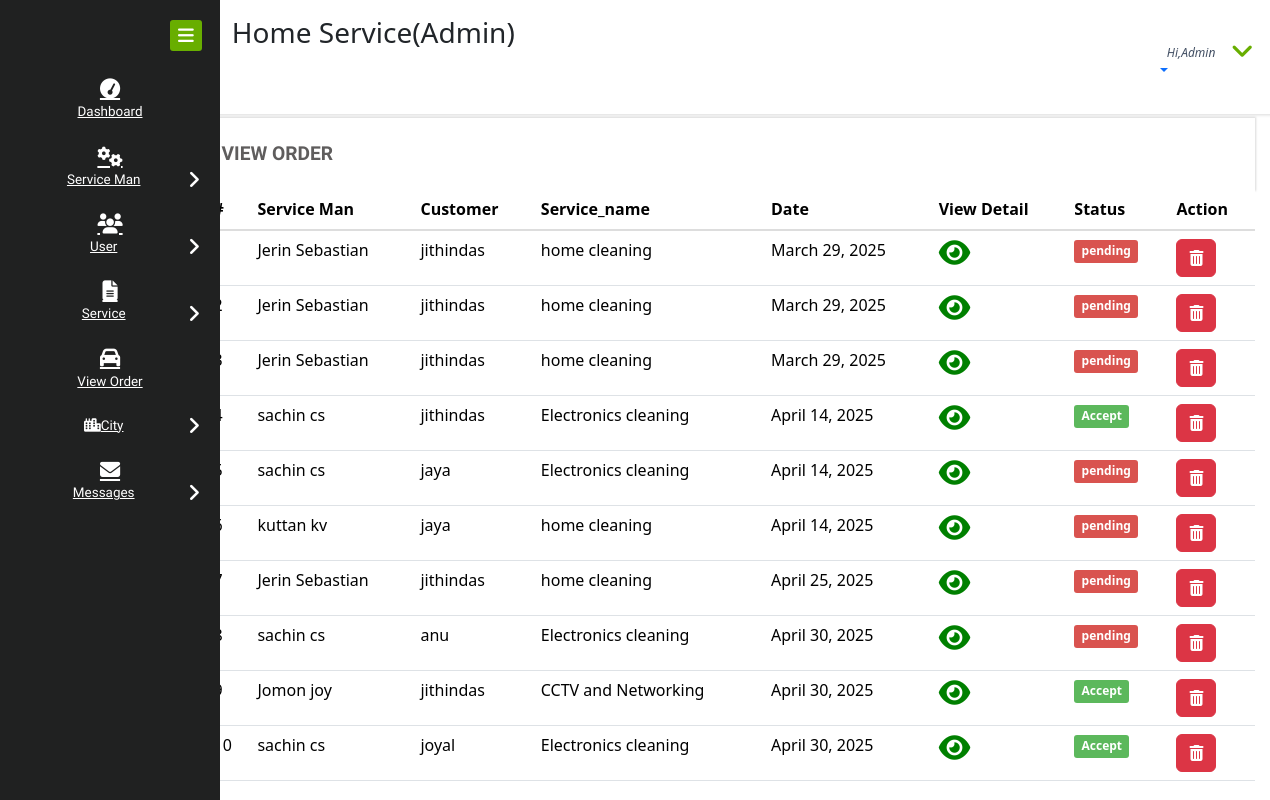
The app's page /admin_order with its own data.
### home_service/models.py (models this page shows, shortened)
class Order(models.Model):
    report_status = models.CharField(max_length=100, null=True)
    status = models.ForeignKey(Status,on_delete=models.CASCADE,null=True)
    service = models.ForeignKey(Service_Man, on_delete=models.CASCADE, null=True)
    customer = models.ForeignKey(Customer, on_delete=models.CASCADE, null=True)
    book_date = models.DateField(null=True)
    book_days = models.CharField(max_length=100, null=True)
    book_hours = models.CharField(max_length=100, null=True)
    price=models.IntegerField(null=True)
    razorpay_payment_id = models.CharField(max_length=100, null=True)
    razorpay_order_id = models.CharField(max_length=100, null=True)
    razorpay_signature = models.CharField(max_length=100, null=True)

class Service_Man(models.Model):
    status = models.ForeignKey(Status, on_delete=models.CASCADE, null=True)
    city = models.ForeignKey(City, on_delete=models.CASCADE, null=True)
    user = models.ForeignKey(User, on_delete=models.CASCADE, null=True)
    contact = models.CharField(max_length=100, null=True)
    address = models.CharField(max_length=100, null=True)
    doj = models.DateField(null=True)
    dob = models.DateField(null=True)
    id_type = models.CharField(max_length=100, null=True)
    service_name = models.CharField(max_length=100, null=True)
    experience = models.CharField(max_length=100, null=True)
    id_card = models.FileField(null=True)
    image = models.FileField(null=True,blank=True)
    price=models.IntegerField(default=500)

class Customer(models.Model):
    user = models.ForeignKey(User, on_delete=models.CASCADE, null=True)
    contact = models.CharField(max_length=100, null=True)
    address = models.CharField(max_length=100, null=True)
    image = models.FileField(null=True,blank=True)

class Status(models.Model):
    status = models.CharField(max_length=30, null=True)

### home_service/views.py (the view)
# urls.py: path('admin_order',Admin_Order,name="admin_order"),
def Admin_Order(request):
    order = Order.objects.all()
    d = {'order':order}
    return render(request,'admin_order.html',d)

### home_service/templates/admin_order.html (shortened to what this page needs)
{% extends 'admin_navigation.html' %}
{% load static %}
{% block body %}
<div class="chit-chat-layer1">
	<div class="col-md-12 chit-chat-layer1-left">
               <div class="work-progres">
                            <div class="chit-chat-heading">
                                  View Order
                            </div>
             </div><div class="table-responsive">
                                <table class="table table-hover">
                                  <thead>
                                    <tr>
                                      <th>#</th>
                                      <th>Service Man</th>
                                      <th>Customer</th>
                                      <th>Service_name</th>
                                      <th>Date</th>
                                      <th>View Detail</th>
                                      <th>Status</th>
                                      <th>Action</th>
                                  </tr>
                              </thead>
                              <tbody>
                              {% for i in order %}
                                <tr>
                                  <td>{{forloop.counter}}</td>
                                  <td>{{i.service.user.first_name}} {{i.service.user.last_name}}</td>
                                  <td>{{i.customer.user.username}}</td>
                                  <td>{{i.service.service_name}}</td>
                                  <td>{{i.book_date}}</td>
                                  <td><a href="{% url 'order_detail' i.id %}" ><i  style="color:green;font-size:28px" class="fa fa-eye"></i></a></td>
                                  {% if i.status.status == 'Accept' %}
                                  <td><span class="label label-success">{{i.status.status}}</span>
                                  </td>
                                  {% else %}
                                  <td><span class="label label-danger">{{i.status.status}}</span></td>
                                  {% endif %}
                                  <td><a href="{% url 'delete_admin_order' i.id %}" ><button class="btn btn-danger" onclick="return confirm('Are you sure ?')"><i class="fa fa-trash-o"></i></button></a></td>
                              </tr>
                              {% endfor %}
                          </tbody>
                      </table>
                  </div>
      </div>
</div>
    {% endblock %}

### records on screen
Order: service.user.first_name "Jerin", service.user.last_name "Sebastian", customer.user.username "jithindas", service.service_name "home cleaning", book_date "March 29, 2025", status.status "pending"
Order: service.user.first_name "Jerin", service.user.last_name "Sebastian", customer.user.username "jithindas", service.service_name "home cleaning", book_date "March 29, 2025", status.status "pending"
Order: service.user.first_name "Jerin", service.user.last_name "Sebastian", customer.user.username "jithindas", service.service_name "home cleaning", book_date "March 29, 2025", status.status "pending"
Order: service.user.first_name "sachin", service.user.last_name "cs", customer.user.username "jithindas", service.service_name "Electronics cleaning", book_date "April 14, 2025", status.status "Accept"
Order: service.user.first_name "sachin", service.user.last_name "cs", customer.user.username "jaya", service.service_name "Electronics cleaning", book_date "April 14, 2025", status.status "pending"
Order: service.user.first_name "kuttan", service.user.last_name "kv", customer.user.username "jaya", service.service_name "home cleaning", book_date "April 14, 2025", status.status "pending"
Order: service.user.first_name "Jerin", service.user.last_name "Sebastian", customer.user.username "jithindas", service.service_name "home cleaning", book_date "April 25, 2025", status.status "pending"
Order: service.user.first_name "sachin", service.user.last_name "cs", customer.user.username "anu", service.service_name "Electronics cleaning", book_date "April 30, 2025", status.status "pending"
Order: service.user.first_name "Jomon", service.user.last_name "joy", customer.user.username "jithindas", service.service_name "CCTV and Networking", book_date "April 30, 2025", status.status "Accept"
Order: service.user.first_name "sachin", service.user.last_name "cs", customer.user.username "joyal", service.service_name "Electronics cleaning", book_date "April 30, 2025", status.status "Accept"
